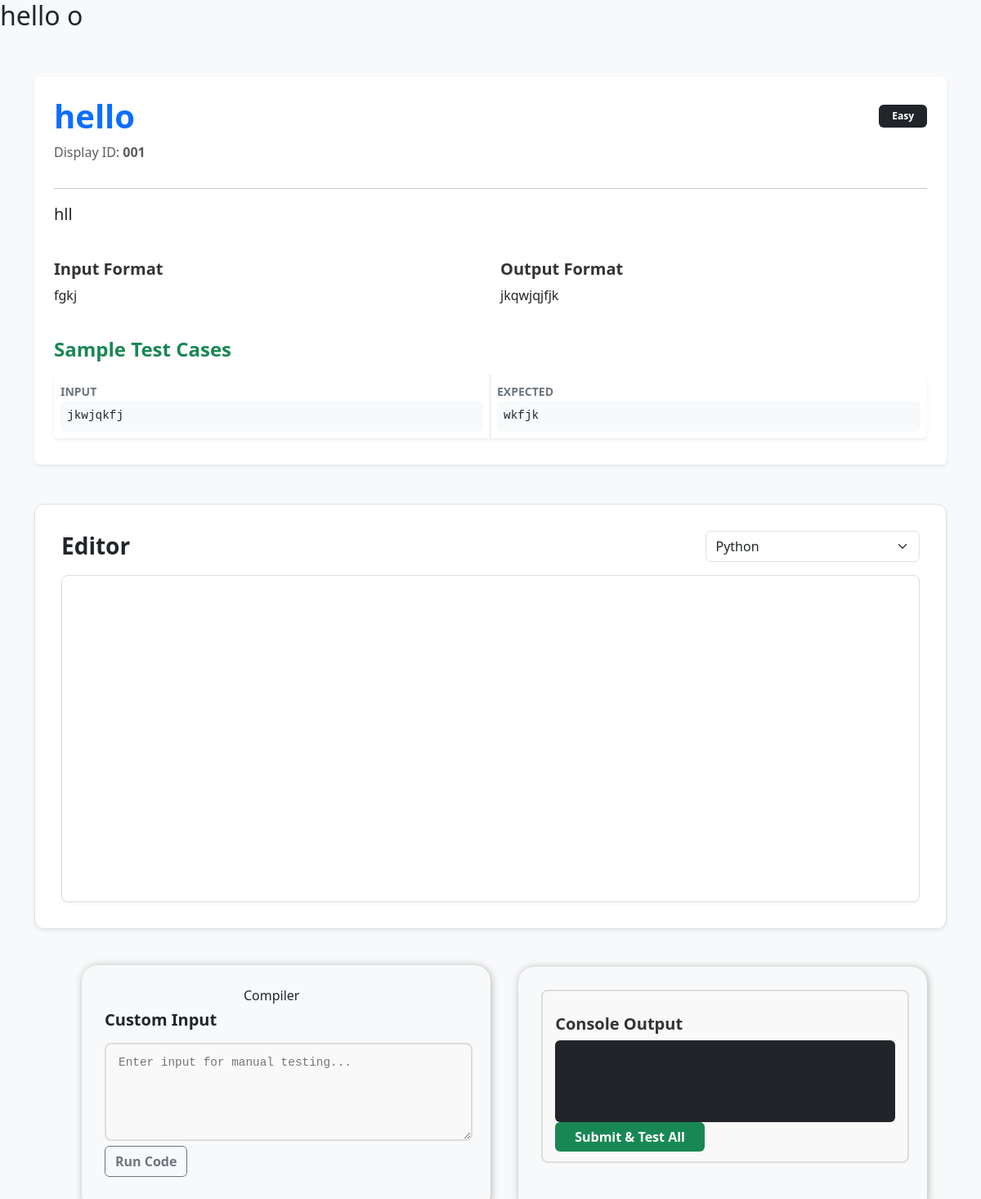
/solve_and_compiler_page/1, run on an earlier commit of the app's database.
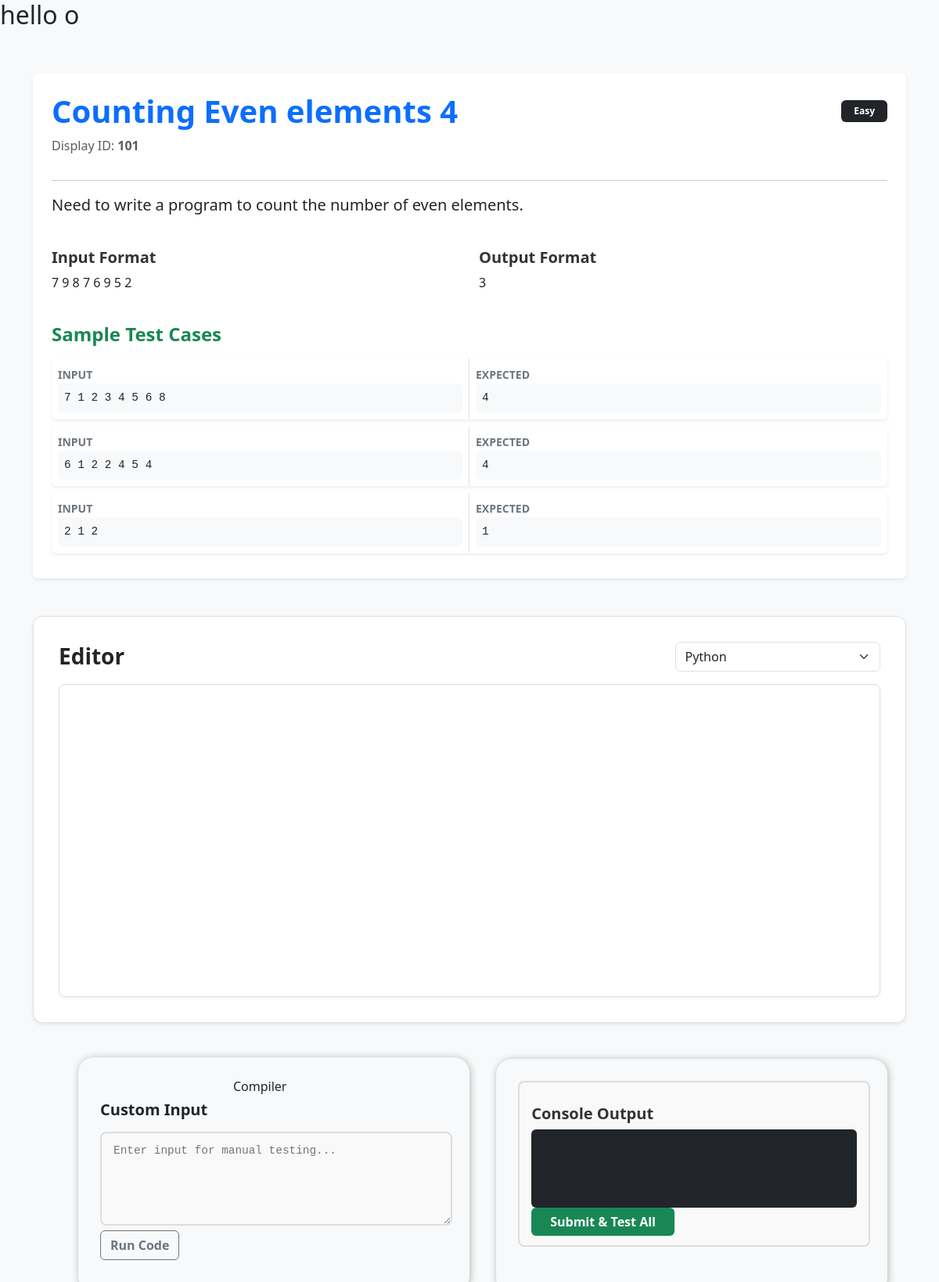
And on a later commit of the database.
### app.py (models this page shows)
class Question(db.Model):
    id = db.Column(db.Integer, primary_key=True)
    question_id = db.Column(db.String(10), unique=True)
    title = db.Column(db.String(100))
    description = db.Column(db.Text)
    input_format = db.Column(db.Text)
    constraints = db.Column(db.Text)
    output_format = db.Column(db.Text)
    explanation = db.Column(db.Text)
    difficulty = db.Column(db.String(50))
    test_cases = db.relationship('TestCase', backref='question', cascade="all, delete-orphan")

class TestCase(db.Model):
    id = db.Column(db.Integer, primary_key=True)
    input_data = db.Column(db.Text)
    expected_output = db.Column(db.Text)
    question_root_id = db.Column(db.Integer, db.ForeignKey('question.id'), nullable=False)

### app.py (the view)
@app.route('/solve_and_compiler_page/<int:id>')
def solve_and_compiler_page(id):
    q = Question.query.get_or_404(id)
    test_cases = TestCase.query.all()
    return render_template('solve_and_compiler_page.html', q=q, test_cases=test_cases)

### templates/solve_and_compiler_page.html (shortened to what this page needs)
<!DOCTYPE html>
<html lang="en">
<head>
    <link href="https://cdn.jsdelivr.net/npm/bootstrap@5.3.2/dist/css/bootstrap.min.css" rel="stylesheet">
      <link rel="stylesheet" href="{{  url_for('static', filename='css/solve_and_compiler_page.css')  }}">
</head>
<body class="bg-light">
<h2 class="hello">hello o </h2>
<div class="container py-5">
    <div class="card shadow-sm border-0 p-4 mb-4">
        <div class="d-flex justify-content-between align-items-center">
            <h1 class="fw-bold text-primary m-0">{{ q.title }}</h1>
            <span class="badge bg-dark px-3 py-2">{{ q.difficulty }}</span>
        </div>
        <p class="text-muted mt-2">Display ID: <strong>{{ q.question_id }}</strong></p>
        <hr>
        <p class="lead text-dark">{{ q.description }}</p>
        <div class="row">
            <div class="col-md-6">
                <h5 class="label-heading">Input Format</h5>
                <p>{{ q.input_format }}</p>
            </div>
            <div class="col-md-6">
                <h5 class="label-heading">Output Format</h5>
                <p>{{ q.output_format }}</p>
            </div>
        </div>
        <h4 class="fw-bold mt-4 mb-3 text-success">Sample Test Cases</h4>
        <div class="row">
            {% for case in q.test_cases[:3] %}
            <div class="col-12 mb-2">
                <div class="card sample-card border-0 shadow-sm">
                    <div class="row g-0">
                        <div class="col-md-6 border-end p-2">
                            <span class="small fw-bold text-secondary">INPUT</span>
                            <pre class="bg-light p-2 rounded">{{ case.input_data }}</pre>
                        </div>
                        <div class="col-md-6 p-2">
                            <span class="small fw-bold text-secondary">EXPECTED</span>
                            <pre class="bg-light p-2 rounded">{{ case.expected_output }}</pre>
                        </div>
                    </div>
                </div>
            </div>
            {% endfor %}
        </div>
    </div>
    <div class="compiler-section shadow-sm">
        <div class="d-flex justify-content-between align-items-center mb-3">
            <h3 class="fw-bold m-0">Editor</h3>
            <select id="language" class="form-select w-25" onchange="changeLang()">
                <option value="python">Python</option>
            </select>
        </div>
        <div id="editor" style="height: 400px;"></div>
    </div>
</div>
    <div class="submission">
        <div class="col-md-5" >
            <h6 style="margin-left: 170px;">Compiler</h6>
                <h5 class="fw-bold mb-3">Custom Input</h5>
                <textarea id="custom-input" class="custom-input" rows="3" placeholder="Enter input for manual testing..."></textarea>
                <div class="d-grid gap-2 d-md-block">
                    <button id="run-btn" class="btn btn-outline-secondary fw-bold" onclick="handleRun(false)">Run Code</button>
                    </div>
            </div>
        </div>
    <div class="submission-console">
        <div class="custom-input">
                <h5 class="fw-bold mt-3 mb-2">Console Output</h5>
                <pre id="output-console" class="bg-dark text-white p-3 rounded" style="min-height: 100px; max-height: 300px; overflow-y: auto;"></pre>
                <button id="submit-btn" class="btn btn-success fw-bold px-4" onclick="handleRun(true)">Submit & Test All</button>
            </div>
    </div>
</html>

What changed in the data, as far as the page shows it:
changed Question "Easy": title "hello" → "Counting Even elements 4"; question_id "001" → "101"; description "hll" → "Need to write a program to count the number of even elements."; input_format "fgkj" → "7 9 8 7 6 9 5 2"; output_format "jkqwjqjfjk" → "3"
changed TestCase (number 1 of 3 on the later page): input_data "jkwjqkfj" → "7 1 2 3 4 5 6 8"; expected_output "wkfjk" → "4"
added TestCase: input_data "6 1 2 2 4 5 4", expected_output "4"
added TestCase: input_data "2 1 2", expected_output "1"
